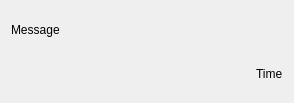
<?xml version="1.0" encoding="UTF-8"?>
<ui version="4.0">
 <class>ChatItemWidget</class>
 <widget class="QWidget" name="ChatItemWidget">
  <property name="geometry">
   <rect>
    <x>0</x>
    <y>0</y>
    <width>294</width>
    <height>103</height>
   </rect>
  </property>
  <property name="windowTitle">
   <string>Form</string>
  </property>
  <layout class="QVBoxLayout" name="verticalLayout">
   <item>
    <widget class="QLabel" name="lblMessage">
     <property name="text">
      <string>Message</string>
     </property>
    </widget>
   </item>
   <item alignment="Qt::AlignmentFlag::AlignRight">
    <widget class="QLabel" name="lblTime">
     <property name="text">
      <string>Time</string>
     </property>
    </widget>
   </item>
  </layout>
 </widget>
 <resources/>
 <connections/>
</ui>
